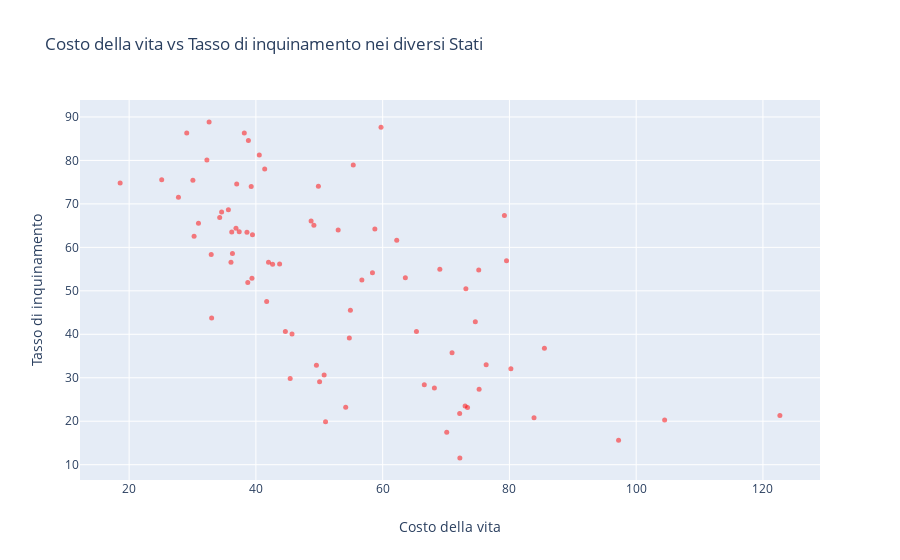

This figure's notebook cell:
### Code cell
# Solution

trace = go.Scatter(x = dfLife['Cost of Living Index'].values, y = dfLife['Pollution Index'].values,  
                   mode = 'markers', 
                   marker = {'color': 'rgb(255,0,0)', 'size': 5, 'symbol': 'circle', 'opacity': 0.5}) 

layout = go.Layout( title = 'Costo della vita vs Tasso di inquinamento nei diversi Stati',
                    xaxis = {'title': 'Costo della vita'},
                    yaxis = {'title': 'Tasso di inquinamento'})
fig = go.Figure(data = [trace], layout = layout)
py.iplot(fig)

print("Le variabili sono correlate con coefficiente di correlazione negativo: Al diminuire del tasso di inquinamento, il costa della vita aumenta")

### Figure 1 — Plotly figure (JSON) as saved in the notebook; plotly's stock layout.template omitted (floating-point values rounded to 4 significant figures)
{"data": [{"marker": {"color": "rgb(255,0,0)", "opacity": 0.5, "size": 5, "symbol": "circle"}, "mode": "markers", "type": "scatter", "x": [83.88, 122.7, 72.18, 73.39, 97.22, 72.15, 75.22, 66.57, 73.01, 70.11, 104.5, 50.99, 70.95, 85.52, 54.74, 54.17, 68.16, 65.33, 50.05, 50.77, 62.22, 73.13, 45.7, 45.41, 76.33, 63.58, 74.62, 44.65, 49.55, 58.39, 79.54, 48.71, 75.16, 58.77, 80.23, 39.38, 69.02, 33.02, 43.74, 36.07, 56.72, 41.7, 37.37, 41.99, 54.91, 35.66, 49.15, 36.19, 34.29, 38.72, 39.46, 27.78, 36.3, 25.14, 55.36, 32.27, 59.74, 52.98, 30.25, 18.58, 49.86, 38.59, 42.64, 34.59, 30.94, 36.86, 40.54, 79.21, 32.95, 36.97, 38.82, 30.06, 29.09, 38.17, 41.39, 39.26, 32.62], "y": [20.79, 21.31, 11.57, 23.15, 15.65, 21.78, 27.34, 28.42, 23.49, 17.45, 20.29, 19.88, 35.74, 36.78, 39.16, 23.21, 27.66, 40.63, 29.06, 30.65, 61.62, 50.48, 40.09, 29.84, 33.02, 52.99, 42.91, 40.64, 32.87, 54.17, 56.93, 66.07, 54.8, 64.2, 32.06, 52.88, 54.97, 43.75, 56.2, 56.55, 52.48, 47.57, 63.57, 56.57, 45.56, 68.63, 65.1, 63.53, 66.88, 51.89, 62.92, 71.55, 58.6, 75.55, 78.95, 80.12, 87.65, 63.97, 62.57, 74.78, 74.04, 63.49, 56.1, 68.14, 65.55, 64.39, 81.24, 67.34, 58.38, 74.55, 84.6, 75.42, 86.31, 86.29, 78.03, 74.01, 88.81]}], "layout": {"title": {"text": "Costo della vita vs Tasso di inquinamento nei diversi Stati"}, "xaxis": {"title": {"text": "Costo della vita"}}, "yaxis": {"title": {"text": "Tasso di inquinamento"}}}}
